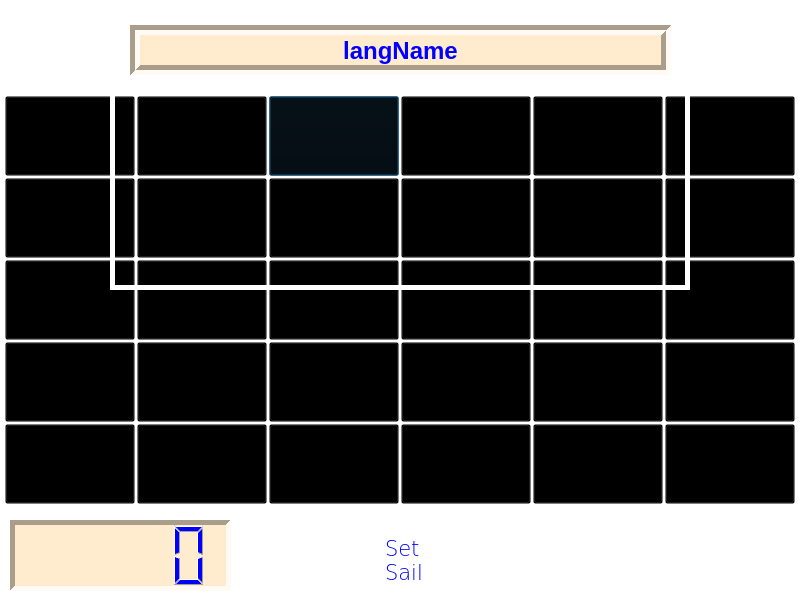
<?xml version="1.0" encoding="UTF-8"?>
<ui version="4.0">
 <class>Dialog</class>
 <widget class="QDialog" name="Dialog">
  <property name="geometry">
   <rect>
    <x>0</x>
    <y>0</y>
    <width>800</width>
    <height>600</height>
   </rect>
  </property>
  <property name="cursor">
   <cursorShape>PointingHandCursor</cursorShape>
  </property>
  <property name="windowTitle">
   <string>Sea++</string>
  </property>
  <property name="autoFillBackground">
   <bool>false</bool>
  </property>
  <property name="styleSheet">
   <string notr="true">background-color: blue;
background: transparent;</string>
  </property>
  <widget class="QPushButton" name="pushButton_3">
   <property name="geometry">
    <rect>
     <x>269</x>
     <y>96</y>
     <width>130</width>
     <height>80</height>
    </rect>
   </property>
   <property name="font">
    <font>
     <pointsize>10</pointsize>
     <weight>75</weight>
     <bold>true</bold>
    </font>
   </property>
   <property name="autoFillBackground">
    <bool>false</bool>
   </property>
   <property name="styleSheet">
    <string notr="true">color: rgb(255, 255, 255);
background-color: blanchedalmond;
border-image:url(gif/crate.jpg);
background: transparent;
padding: 3px;</string>
   </property>
   <property name="text">
    <string/>
   </property>
  </widget>
  <widget class="QPushButton" name="pushButton_2">
   <property name="geometry">
    <rect>
     <x>137</x>
     <y>96</y>
     <width>130</width>
     <height>80</height>
    </rect>
   </property>
   <property name="font">
    <font>
     <pointsize>10</pointsize>
     <weight>75</weight>
     <bold>true</bold>
    </font>
   </property>
   <property name="autoFillBackground">
    <bool>false</bool>
   </property>
   <property name="styleSheet">
    <string notr="true">color: rgb(255, 255, 255);
background-color: blanchedalmond;
border-image:url(gif/crate.jpg);
background: transparent;
padding: 3px;</string>
   </property>
   <property name="text">
    <string/>
   </property>
  </widget>
  <widget class="QPushButton" name="pushButton_9">
   <property name="geometry">
    <rect>
     <x>269</x>
     <y>178</y>
     <width>130</width>
     <height>80</height>
    </rect>
   </property>
   <property name="font">
    <font>
     <pointsize>10</pointsize>
     <weight>75</weight>
     <bold>true</bold>
    </font>
   </property>
   <property name="autoFillBackground">
    <bool>false</bool>
   </property>
   <property name="styleSheet">
    <string notr="true">color: rgb(255, 255, 255);
background-color: blanchedalmond;
border-image:url(gif/crate.jpg);
background: transparent;
padding: 3px;</string>
   </property>
   <property name="text">
    <string/>
   </property>
  </widget>
  <widget class="QPushButton" name="pushButton_15">
   <property name="geometry">
    <rect>
     <x>269</x>
     <y>260</y>
     <width>130</width>
     <height>80</height>
    </rect>
   </property>
   <property name="font">
    <font>
     <pointsize>10</pointsize>
     <weight>75</weight>
     <bold>true</bold>
    </font>
   </property>
   <property name="autoFillBackground">
    <bool>false</bool>
   </property>
   <property name="styleSheet">
    <string notr="true">color: rgb(255, 255, 255);
background-color: blanchedalmond;
border-image:url(gif/crate.jpg);
background: transparent;
padding: 3px;</string>
   </property>
   <property name="text">
    <string/>
   </property>
  </widget>
  <widget class="QPushButton" name="pushButton_21">
   <property name="geometry">
    <rect>
     <x>269</x>
     <y>342</y>
     <width>130</width>
     <height>80</height>
    </rect>
   </property>
   <property name="font">
    <font>
     <pointsize>10</pointsize>
     <weight>75</weight>
     <bold>true</bold>
    </font>
   </property>
   <property name="autoFillBackground">
    <bool>false</bool>
   </property>
   <property name="styleSheet">
    <string notr="true">color: rgb(255, 255, 255);
background-color: blanchedalmond;
border-image:url(gif/crate.jpg);
background: transparent;
padding: 3px;</string>
   </property>
   <property name="text">
    <string/>
   </property>
  </widget>
  <widget class="QPushButton" name="pushButton_27">
   <property name="geometry">
    <rect>
     <x>269</x>
     <y>424</y>
     <width>130</width>
     <height>80</height>
    </rect>
   </property>
   <property name="font">
    <font>
     <pointsize>10</pointsize>
     <weight>75</weight>
     <bold>true</bold>
    </font>
   </property>
   <property name="autoFillBackground">
    <bool>false</bool>
   </property>
   <property name="styleSheet">
    <string notr="true">color: rgb(255, 255, 255);
background-color: blanchedalmond;
border-image:url(gif/crate.jpg);
background: transparent;
padding: 3px;</string>
   </property>
   <property name="text">
    <string/>
   </property>
  </widget>
  <widget class="QPushButton" name="pushButton_26">
   <property name="geometry">
    <rect>
     <x>137</x>
     <y>424</y>
     <width>130</width>
     <height>80</height>
    </rect>
   </property>
   <property name="font">
    <font>
     <pointsize>10</pointsize>
     <weight>75</weight>
     <bold>true</bold>
    </font>
   </property>
   <property name="autoFillBackground">
    <bool>false</bool>
   </property>
   <property name="styleSheet">
    <string notr="true">color: rgb(255, 255, 255);
background-color: blanchedalmond;
border-image:url(gif/crate.jpg);
background: transparent;
padding: 3px;</string>
   </property>
   <property name="text">
    <string/>
   </property>
  </widget>
  <widget class="QWidget" name="backgroundWidget" native="true">
   <property name="geometry">
    <rect>
     <x>0</x>
     <y>60</y>
     <width>800</width>
     <height>600</height>
    </rect>
   </property>
   <property name="styleSheet">
    <string notr="true">background: transparent;</string>
   </property>
   <widget class="QLabel" name="backgroundLabel">
    <property name="geometry">
     <rect>
      <x>0</x>
      <y>-60</y>
      <width>800</width>
      <height>600</height>
     </rect>
    </property>
    <property name="styleSheet">
     <string notr="true">background: transparent;</string>
    </property>
    <property name="text">
     <string/>
    </property>
   </widget>
  </widget>
  <widget class="QLabel" name="langName">
   <property name="geometry">
    <rect>
     <x>130</x>
     <y>25</y>
     <width>541</width>
     <height>50</height>
    </rect>
   </property>
   <property name="sizePolicy">
    <sizepolicy hsizetype="Preferred" vsizetype="Preferred">
     <horstretch>0</horstretch>
     <verstretch>0</verstretch>
    </sizepolicy>
   </property>
   <property name="font">
    <font>
     <pointsize>18</pointsize>
     <weight>75</weight>
     <bold>true</bold>
    </font>
   </property>
   <property name="autoFillBackground">
    <bool>false</bool>
   </property>
   <property name="styleSheet">
    <string notr="true">color: blue;
background-color: blanchedalmond;</string>
   </property>
   <property name="frameShape">
    <enum>QFrame::Box</enum>
   </property>
   <property name="frameShadow">
    <enum>QFrame::Sunken</enum>
   </property>
   <property name="lineWidth">
    <number>5</number>
   </property>
   <property name="text">
    <string>langName</string>
   </property>
   <property name="alignment">
    <set>Qt::AlignBottom|Qt::AlignHCenter</set>
   </property>
   <property name="indent">
    <number>0</number>
   </property>
  </widget>
  <widget class="QPushButton" name="rerollButton">
   <property name="geometry">
    <rect>
     <x>350</x>
     <y>510</y>
     <width>100</width>
     <height>100</height>
    </rect>
   </property>
   <property name="font">
    <font>
     <family>DejaVu Sans</family>
     <pointsize>16</pointsize>
     <weight>9</weight>
     <italic>false</italic>
     <bold>false</bold>
    </font>
   </property>
   <property name="focusPolicy">
    <enum>Qt::NoFocus</enum>
   </property>
   <property name="autoFillBackground">
    <bool>false</bool>
   </property>
   <property name="styleSheet">
    <string notr="true">color: blue;
font: 75 16pt &quot;DejaVu Sans&quot;;
background-color: transparent;
border: none;
text-align: left;
padding-left: 35px;
</string>
   </property>
   <property name="text">
    <string>Set
Sail</string>
   </property>
  </widget>
  <widget class="QPushButton" name="pushButton_7">
   <property name="geometry">
    <rect>
     <x>5</x>
     <y>178</y>
     <width>130</width>
     <height>80</height>
    </rect>
   </property>
   <property name="font">
    <font>
     <pointsize>10</pointsize>
     <weight>75</weight>
     <bold>true</bold>
    </font>
   </property>
   <property name="autoFillBackground">
    <bool>false</bool>
   </property>
   <property name="styleSheet">
    <string notr="true">color: rgb(255, 255, 255);
background-color: blanchedalmond;
border-image:url(gif/crate.jpg);
background: transparent;
padding: 3px;</string>
   </property>
   <property name="text">
    <string/>
   </property>
  </widget>
  <widget class="QPushButton" name="pushButton_14">
   <property name="geometry">
    <rect>
     <x>137</x>
     <y>260</y>
     <width>130</width>
     <height>80</height>
    </rect>
   </property>
   <property name="font">
    <font>
     <pointsize>10</pointsize>
     <weight>75</weight>
     <bold>true</bold>
    </font>
   </property>
   <property name="autoFillBackground">
    <bool>false</bool>
   </property>
   <property name="styleSheet">
    <string notr="true">color: rgb(255, 255, 255);
background-color: blanchedalmond;
border-image:url(gif/crate.jpg);
background: transparent;
padding: 3px;</string>
   </property>
   <property name="text">
    <string/>
   </property>
  </widget>
  <widget class="QPushButton" name="pushButton_8">
   <property name="geometry">
    <rect>
     <x>137</x>
     <y>178</y>
     <width>130</width>
     <height>80</height>
    </rect>
   </property>
   <property name="font">
    <font>
     <pointsize>10</pointsize>
     <weight>75</weight>
     <bold>true</bold>
    </font>
   </property>
   <property name="autoFillBackground">
    <bool>false</bool>
   </property>
   <property name="styleSheet">
    <string notr="true">color: rgb(255, 255, 255);
background-color: blanchedalmond;
border-image:url(gif/crate.jpg);
background: transparent;
padding: 3px;</string>
   </property>
   <property name="text">
    <string/>
   </property>
  </widget>
  <widget class="QPushButton" name="pushButton_1">
   <property name="geometry">
    <rect>
     <x>5</x>
     <y>96</y>
     <width>130</width>
     <height>80</height>
    </rect>
   </property>
   <property name="font">
    <font>
     <pointsize>10</pointsize>
     <weight>75</weight>
     <bold>true</bold>
    </font>
   </property>
   <property name="autoFillBackground">
    <bool>false</bool>
   </property>
   <property name="styleSheet">
    <string notr="true">color: rgb(255, 255, 255);
background-color: blanchedalmond;
border-image:url(gif/crate.jpg);
background: transparent;
padding: 3px;</string>
   </property>
   <property name="text">
    <string/>
   </property>
  </widget>
  <widget class="QPushButton" name="pushButton_29">
   <property name="geometry">
    <rect>
     <x>533</x>
     <y>424</y>
     <width>130</width>
     <height>80</height>
    </rect>
   </property>
   <property name="font">
    <font>
     <pointsize>10</pointsize>
     <weight>75</weight>
     <bold>true</bold>
    </font>
   </property>
   <property name="autoFillBackground">
    <bool>false</bool>
   </property>
   <property name="styleSheet">
    <string notr="true">color: rgb(255, 255, 255);
background-color: blanchedalmond;
border-image:url(gif/crate.jpg);
background: transparent;
padding: 3px;</string>
   </property>
   <property name="text">
    <string/>
   </property>
  </widget>
  <widget class="QPushButton" name="pushButton_23">
   <property name="geometry">
    <rect>
     <x>533</x>
     <y>342</y>
     <width>130</width>
     <height>80</height>
    </rect>
   </property>
   <property name="font">
    <font>
     <pointsize>10</pointsize>
     <weight>75</weight>
     <bold>true</bold>
    </font>
   </property>
   <property name="autoFillBackground">
    <bool>false</bool>
   </property>
   <property name="styleSheet">
    <string notr="true">color: rgb(255, 255, 255);
background-color: blanchedalmond;
border-image:url(gif/crate.jpg);
background: transparent;
padding: 3px;</string>
   </property>
   <property name="text">
    <string/>
   </property>
  </widget>
  <widget class="QPushButton" name="pushButton_17">
   <property name="geometry">
    <rect>
     <x>533</x>
     <y>260</y>
     <width>130</width>
     <height>80</height>
    </rect>
   </property>
   <property name="font">
    <font>
     <pointsize>10</pointsize>
     <weight>75</weight>
     <bold>true</bold>
    </font>
   </property>
   <property name="autoFillBackground">
    <bool>false</bool>
   </property>
   <property name="styleSheet">
    <string notr="true">color: rgb(255, 255, 255);
background-color: blanchedalmond;
border-image:url(gif/crate.jpg);
background: transparent;
padding: 3px;</string>
   </property>
   <property name="text">
    <string/>
   </property>
  </widget>
  <widget class="QPushButton" name="pushButton_11">
   <property name="geometry">
    <rect>
     <x>533</x>
     <y>178</y>
     <width>130</width>
     <height>80</height>
    </rect>
   </property>
   <property name="font">
    <font>
     <pointsize>10</pointsize>
     <weight>75</weight>
     <bold>true</bold>
    </font>
   </property>
   <property name="autoFillBackground">
    <bool>false</bool>
   </property>
   <property name="styleSheet">
    <string notr="true">color: rgb(255, 255, 255);
background-color: blanchedalmond;
border-image:url(gif/crate.jpg);
background: transparent;
padding: 3px;</string>
   </property>
   <property name="text">
    <string/>
   </property>
  </widget>
  <widget class="QPushButton" name="pushButton_5">
   <property name="geometry">
    <rect>
     <x>533</x>
     <y>96</y>
     <width>130</width>
     <height>80</height>
    </rect>
   </property>
   <property name="font">
    <font>
     <pointsize>10</pointsize>
     <weight>75</weight>
     <bold>true</bold>
    </font>
   </property>
   <property name="autoFillBackground">
    <bool>false</bool>
   </property>
   <property name="styleSheet">
    <string notr="true">color: rgb(255, 255, 255);
background-color: blanchedalmond;
border-image:url(gif/crate.jpg);
background: transparent;
padding: 3px;</string>
   </property>
   <property name="text">
    <string/>
   </property>
  </widget>
  <widget class="QPushButton" name="pushButton_28">
   <property name="geometry">
    <rect>
     <x>401</x>
     <y>424</y>
     <width>130</width>
     <height>80</height>
    </rect>
   </property>
   <property name="font">
    <font>
     <pointsize>10</pointsize>
     <weight>75</weight>
     <bold>true</bold>
    </font>
   </property>
   <property name="autoFillBackground">
    <bool>false</bool>
   </property>
   <property name="styleSheet">
    <string notr="true">color: rgb(255, 255, 255);
background-color: blanchedalmond;
border-image:url(gif/crate.jpg);
background: transparent;
padding: 3px;</string>
   </property>
   <property name="text">
    <string/>
   </property>
  </widget>
  <widget class="QPushButton" name="pushButton_22">
   <property name="geometry">
    <rect>
     <x>401</x>
     <y>342</y>
     <width>130</width>
     <height>80</height>
    </rect>
   </property>
   <property name="font">
    <font>
     <pointsize>10</pointsize>
     <weight>75</weight>
     <bold>true</bold>
    </font>
   </property>
   <property name="autoFillBackground">
    <bool>false</bool>
   </property>
   <property name="styleSheet">
    <string notr="true">color: rgb(255, 255, 255);
background-color: blanchedalmond;
border-image:url(gif/crate.jpg);
background: transparent;
padding: 3px;</string>
   </property>
   <property name="text">
    <string/>
   </property>
  </widget>
  <widget class="QPushButton" name="pushButton_16">
   <property name="geometry">
    <rect>
     <x>401</x>
     <y>260</y>
     <width>130</width>
     <height>80</height>
    </rect>
   </property>
   <property name="font">
    <font>
     <pointsize>10</pointsize>
     <weight>75</weight>
     <bold>true</bold>
    </font>
   </property>
   <property name="autoFillBackground">
    <bool>false</bool>
   </property>
   <property name="styleSheet">
    <string notr="true">color: rgb(255, 255, 255);
background-color: blanchedalmond;
border-image:url(gif/crate.jpg);
background: transparent;
padding: 3px;</string>
   </property>
   <property name="text">
    <string/>
   </property>
  </widget>
  <widget class="QPushButton" name="pushButton_10">
   <property name="geometry">
    <rect>
     <x>401</x>
     <y>178</y>
     <width>130</width>
     <height>80</height>
    </rect>
   </property>
   <property name="font">
    <font>
     <pointsize>10</pointsize>
     <weight>75</weight>
     <bold>true</bold>
    </font>
   </property>
   <property name="autoFillBackground">
    <bool>false</bool>
   </property>
   <property name="styleSheet">
    <string notr="true">color: rgb(255, 255, 255);
background-color: blanchedalmond;
border-image:url(gif/crate.jpg);
background: transparent;
padding: 3px;</string>
   </property>
   <property name="text">
    <string/>
   </property>
  </widget>
  <widget class="QPushButton" name="pushButton_4">
   <property name="geometry">
    <rect>
     <x>401</x>
     <y>96</y>
     <width>130</width>
     <height>80</height>
    </rect>
   </property>
   <property name="font">
    <font>
     <pointsize>10</pointsize>
     <weight>75</weight>
     <bold>true</bold>
    </font>
   </property>
   <property name="autoFillBackground">
    <bool>false</bool>
   </property>
   <property name="styleSheet">
    <string notr="true">color: rgb(255, 255, 255);
background-color: blanchedalmond;
border-image:url(gif/crate.jpg);
background: transparent;
padding: 3px;</string>
   </property>
   <property name="text">
    <string/>
   </property>
  </widget>
  <widget class="QPushButton" name="pushButton_24">
   <property name="geometry">
    <rect>
     <x>665</x>
     <y>342</y>
     <width>130</width>
     <height>80</height>
    </rect>
   </property>
   <property name="font">
    <font>
     <pointsize>10</pointsize>
     <weight>75</weight>
     <bold>true</bold>
    </font>
   </property>
   <property name="autoFillBackground">
    <bool>false</bool>
   </property>
   <property name="styleSheet">
    <string notr="true">color: rgb(255, 255, 255);
background-color: blanchedalmond;
border-image:url(gif/crate.jpg);
background: transparent;
padding: 3px;</string>
   </property>
   <property name="text">
    <string/>
   </property>
  </widget>
  <widget class="QPushButton" name="pushButton_30">
   <property name="geometry">
    <rect>
     <x>665</x>
     <y>424</y>
     <width>130</width>
     <height>80</height>
    </rect>
   </property>
   <property name="font">
    <font>
     <pointsize>10</pointsize>
     <weight>75</weight>
     <bold>true</bold>
    </font>
   </property>
   <property name="autoFillBackground">
    <bool>false</bool>
   </property>
   <property name="styleSheet">
    <string notr="true">color: rgb(255, 255, 255);
background-color: blanchedalmond;
border-image:url(gif/crate.jpg);
background: transparent;
padding: 3px;</string>
   </property>
   <property name="text">
    <string/>
   </property>
  </widget>
  <widget class="QPushButton" name="pushButton_18">
   <property name="geometry">
    <rect>
     <x>665</x>
     <y>260</y>
     <width>130</width>
     <height>80</height>
    </rect>
   </property>
   <property name="font">
    <font>
     <pointsize>10</pointsize>
     <weight>75</weight>
     <bold>true</bold>
    </font>
   </property>
   <property name="autoFillBackground">
    <bool>false</bool>
   </property>
   <property name="styleSheet">
    <string notr="true">color: rgb(255, 255, 255);
background-color: blanchedalmond;
border-image:url(gif/crate.jpg);
background: transparent;
padding: 3px;</string>
   </property>
   <property name="text">
    <string/>
   </property>
  </widget>
  <widget class="QPushButton" name="pushButton_12">
   <property name="geometry">
    <rect>
     <x>665</x>
     <y>178</y>
     <width>130</width>
     <height>80</height>
    </rect>
   </property>
   <property name="font">
    <font>
     <pointsize>10</pointsize>
     <weight>75</weight>
     <bold>true</bold>
    </font>
   </property>
   <property name="autoFillBackground">
    <bool>false</bool>
   </property>
   <property name="styleSheet">
    <string notr="true">color: rgb(255, 255, 255);
background-color: blanchedalmond;
border-image:url(gif/crate.jpg);
background: transparent;
padding: 3px;</string>
   </property>
   <property name="text">
    <string/>
   </property>
  </widget>
  <widget class="QPushButton" name="pushButton_6">
   <property name="geometry">
    <rect>
     <x>665</x>
     <y>96</y>
     <width>130</width>
     <height>80</height>
    </rect>
   </property>
   <property name="font">
    <font>
     <pointsize>10</pointsize>
     <weight>75</weight>
     <bold>true</bold>
    </font>
   </property>
   <property name="autoFillBackground">
    <bool>false</bool>
   </property>
   <property name="styleSheet">
    <string notr="true">color: rgb(255, 255, 255);
background-color: blanchedalmond;
border-image:url(gif/crate.jpg);
background: transparent;
padding: 3px;</string>
   </property>
   <property name="text">
    <string/>
   </property>
  </widget>
  <widget class="QPushButton" name="pushButton_13">
   <property name="geometry">
    <rect>
     <x>5</x>
     <y>260</y>
     <width>130</width>
     <height>80</height>
    </rect>
   </property>
   <property name="font">
    <font>
     <pointsize>10</pointsize>
     <weight>75</weight>
     <bold>true</bold>
    </font>
   </property>
   <property name="autoFillBackground">
    <bool>false</bool>
   </property>
   <property name="styleSheet">
    <string notr="true">color: rgb(255, 255, 255);
background-color: blanchedalmond;
border-image:url(gif/crate.jpg);
background: transparent;
padding: 3px;</string>
   </property>
   <property name="text">
    <string/>
   </property>
  </widget>
  <widget class="QPushButton" name="pushButton_20">
   <property name="geometry">
    <rect>
     <x>137</x>
     <y>342</y>
     <width>130</width>
     <height>80</height>
    </rect>
   </property>
   <property name="font">
    <font>
     <pointsize>10</pointsize>
     <weight>75</weight>
     <bold>true</bold>
    </font>
   </property>
   <property name="autoFillBackground">
    <bool>false</bool>
   </property>
   <property name="styleSheet">
    <string notr="true">color: rgb(255, 255, 255);
background-color: blanchedalmond;
border-image:url(gif/crate.jpg);
background: transparent;
padding: 3px;</string>
   </property>
   <property name="text">
    <string/>
   </property>
  </widget>
  <widget class="QPushButton" name="pushButton_19">
   <property name="geometry">
    <rect>
     <x>5</x>
     <y>342</y>
     <width>130</width>
     <height>80</height>
    </rect>
   </property>
   <property name="font">
    <font>
     <pointsize>10</pointsize>
     <weight>75</weight>
     <bold>true</bold>
    </font>
   </property>
   <property name="autoFillBackground">
    <bool>false</bool>
   </property>
   <property name="styleSheet">
    <string notr="true">color: rgb(255, 255, 255);
background-color: blanchedalmond;
border-image:url(gif/crate.jpg);
background: transparent;
padding: 3px;</string>
   </property>
   <property name="text">
    <string/>
   </property>
  </widget>
  <widget class="QPushButton" name="pushButton_25">
   <property name="geometry">
    <rect>
     <x>5</x>
     <y>424</y>
     <width>130</width>
     <height>80</height>
    </rect>
   </property>
   <property name="font">
    <font>
     <pointsize>10</pointsize>
     <weight>75</weight>
     <bold>true</bold>
    </font>
   </property>
   <property name="autoFillBackground">
    <bool>false</bool>
   </property>
   <property name="styleSheet">
    <string notr="true">color: rgb(255, 255, 255);
background-color: blanchedalmond;
border-image:url(gif/crate.jpg);
background: transparent;
padding: 3px;</string>
   </property>
   <property name="text">
    <string/>
   </property>
  </widget>
  <widget class="QPushButton" name="startButton">
   <property name="geometry">
    <rect>
     <x>340</x>
     <y>260</y>
     <width>140</width>
     <height>140</height>
    </rect>
   </property>
   <property name="font">
    <font>
     <family>DejaVu Sans</family>
     <pointsize>16</pointsize>
     <weight>9</weight>
     <italic>false</italic>
     <bold>false</bold>
    </font>
   </property>
   <property name="styleSheet">
    <string notr="true">color: rgb(0, 255, 0);
font: 75 16pt &quot;DejaVu Sans&quot;;
background-color: transparent;
border: none;
text-align: left;
padding-left: 25px;
padding-bottom: 55px;</string>
   </property>
   <property name="text">
    <string/>
   </property>
  </widget>
  <widget class="QLabel" name="gameTitleLabel">
   <property name="geometry">
    <rect>
     <x>110</x>
     <y>10</y>
     <width>580</width>
     <height>280</height>
    </rect>
   </property>
   <property name="font">
    <font>
     <family>Ubuntu Light</family>
     <pointsize>72</pointsize>
    </font>
   </property>
   <property name="styleSheet">
    <string notr="true">color: rgb(255, 255, 255);
background-color: blanchedalmond;
border-image:url(gif/Sea++_Logo.png);
background: transparent;
padding: 3px;</string>
   </property>
   <property name="frameShape">
    <enum>QFrame::Box</enum>
   </property>
   <property name="frameShadow">
    <enum>QFrame::Plain</enum>
   </property>
   <property name="lineWidth">
    <number>5</number>
   </property>
   <property name="text">
    <string/>
   </property>
  </widget>
  <widget class="QLabel" name="gifLabel">
   <property name="geometry">
    <rect>
     <x>340</x>
     <y>260</y>
     <width>140</width>
     <height>140</height>
    </rect>
   </property>
   <property name="text">
    <string/>
   </property>
  </widget>
  <widget class="QLCDNumber" name="lcdNumber">
   <property name="geometry">
    <rect>
     <x>10</x>
     <y>520</y>
     <width>221</width>
     <height>71</height>
    </rect>
   </property>
   <property name="styleSheet">
    <string notr="true">background-color: blanchedalmond;
color: blue;</string>
   </property>
   <property name="frameShape">
    <enum>QFrame::Panel</enum>
   </property>
   <property name="frameShadow">
    <enum>QFrame::Sunken</enum>
   </property>
   <property name="lineWidth">
    <number>5</number>
   </property>
  </widget>
  <widget class="QLabel" name="gifLabel2">
   <property name="geometry">
    <rect>
     <x>340</x>
     <y>510</y>
     <width>111</width>
     <height>91</height>
    </rect>
   </property>
   <property name="text">
    <string/>
   </property>
  </widget>
  <zorder>backgroundWidget</zorder>
  <zorder>pushButton_3</zorder>
  <zorder>pushButton_2</zorder>
  <zorder>pushButton_9</zorder>
  <zorder>pushButton_15</zorder>
  <zorder>pushButton_21</zorder>
  <zorder>pushButton_27</zorder>
  <zorder>pushButton_26</zorder>
  <zorder>langName</zorder>
  <zorder>pushButton_7</zorder>
  <zorder>pushButton_14</zorder>
  <zorder>pushButton_8</zorder>
  <zorder>pushButton_1</zorder>
  <zorder>pushButton_29</zorder>
  <zorder>pushButton_23</zorder>
  <zorder>pushButton_17</zorder>
  <zorder>pushButton_11</zorder>
  <zorder>pushButton_5</zorder>
  <zorder>pushButton_28</zorder>
  <zorder>pushButton_22</zorder>
  <zorder>pushButton_16</zorder>
  <zorder>pushButton_10</zorder>
  <zorder>pushButton_4</zorder>
  <zorder>pushButton_24</zorder>
  <zorder>pushButton_30</zorder>
  <zorder>pushButton_18</zorder>
  <zorder>pushButton_12</zorder>
  <zorder>pushButton_6</zorder>
  <zorder>pushButton_13</zorder>
  <zorder>pushButton_20</zorder>
  <zorder>pushButton_19</zorder>
  <zorder>pushButton_25</zorder>
  <zorder>gameTitleLabel</zorder>
  <zorder>gifLabel</zorder>
  <zorder>startButton</zorder>
  <zorder>lcdNumber</zorder>
  <zorder>gifLabel2</zorder>
  <zorder>rerollButton</zorder>
 </widget>
 <tabstops>
  <tabstop>pushButton_1</tabstop>
  <tabstop>pushButton_2</tabstop>
  <tabstop>pushButton_3</tabstop>
  <tabstop>pushButton_4</tabstop>
  <tabstop>pushButton_5</tabstop>
  <tabstop>pushButton_6</tabstop>
  <tabstop>pushButton_7</tabstop>
  <tabstop>pushButton_8</tabstop>
  <tabstop>pushButton_9</tabstop>
  <tabstop>pushButton_10</tabstop>
  <tabstop>pushButton_11</tabstop>
  <tabstop>pushButton_12</tabstop>
  <tabstop>pushButton_13</tabstop>
  <tabstop>pushButton_14</tabstop>
  <tabstop>pushButton_15</tabstop>
  <tabstop>pushButton_16</tabstop>
  <tabstop>pushButton_17</tabstop>
  <tabstop>pushButton_18</tabstop>
  <tabstop>pushButton_19</tabstop>
  <tabstop>pushButton_20</tabstop>
  <tabstop>pushButton_21</tabstop>
  <tabstop>pushButton_22</tabstop>
  <tabstop>pushButton_23</tabstop>
  <tabstop>pushButton_24</tabstop>
  <tabstop>pushButton_25</tabstop>
  <tabstop>pushButton_26</tabstop>
  <tabstop>pushButton_27</tabstop>
  <tabstop>pushButton_28</tabstop>
  <tabstop>pushButton_29</tabstop>
  <tabstop>pushButton_30</tabstop>
  <tabstop>rerollButton</tabstop>
 </tabstops>
 <resources/>
 <connections/>
</ui>
